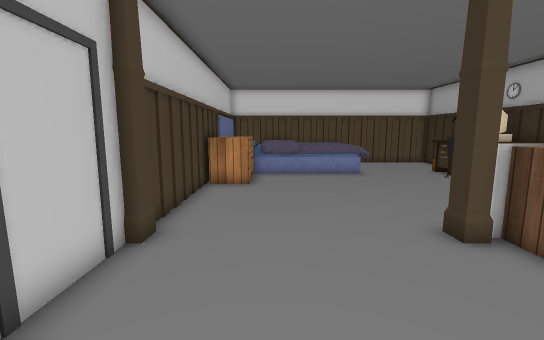
view 1 (above)

15 first-person views from a walk through a scene from a Unity 3-D project. The camera is 1.2 m above the floor, tilts 8° down and sees 90° across. The floor is counted in squares, 0.5 m on a side. Each view is taken from the middle of a square. On the plan, view 1 faces up. The plan holds only what a view shows up to about 18 squares ahead; the rest is blank. The player is left out. Some animated figures are not drawn. Some surface patterns are stand-ins.

view 2
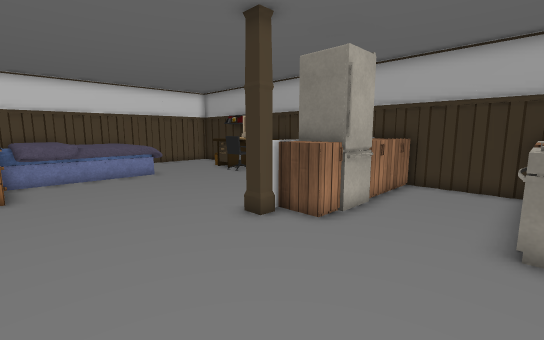

view 3
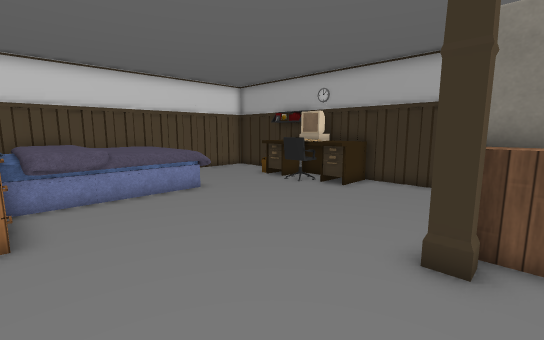

view 4
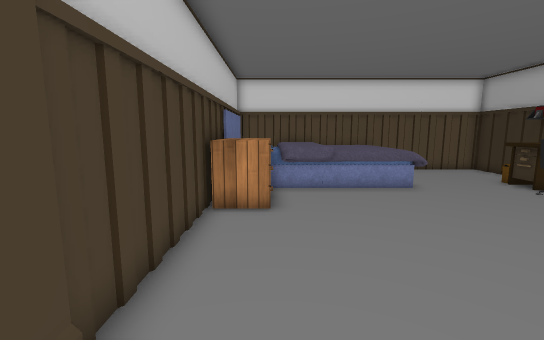

view 5
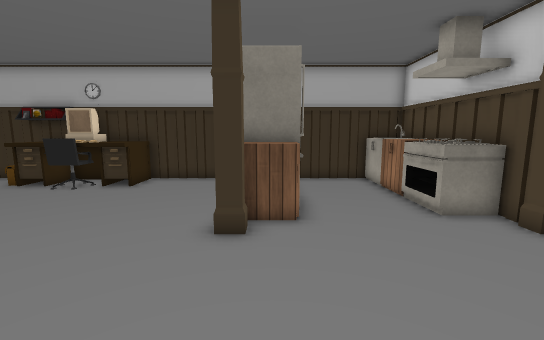

view 6
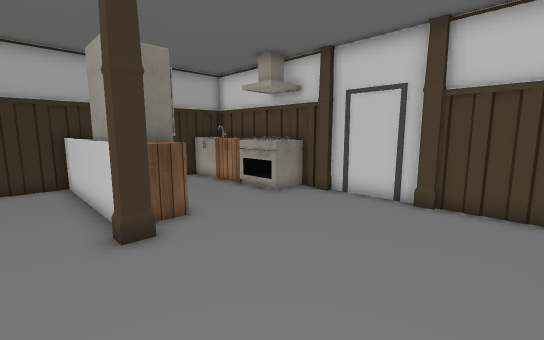

view 7
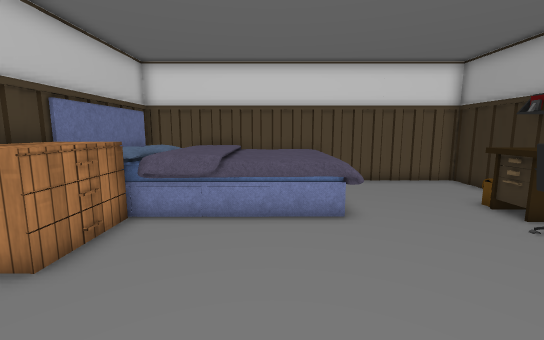

view 8
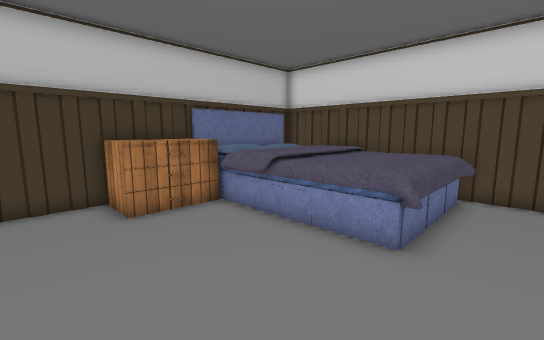

view 9
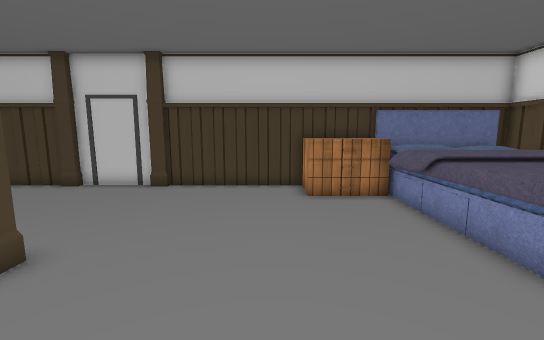

view 10
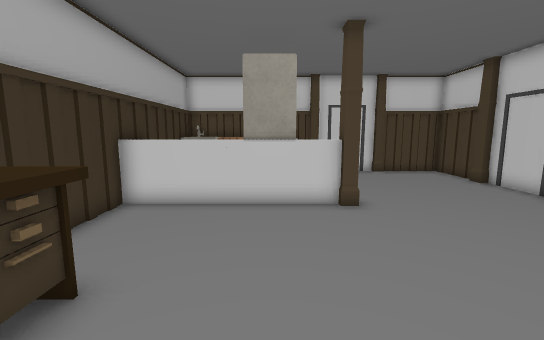

view 11
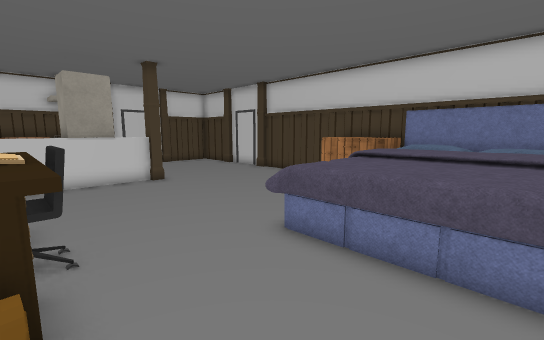

view 12
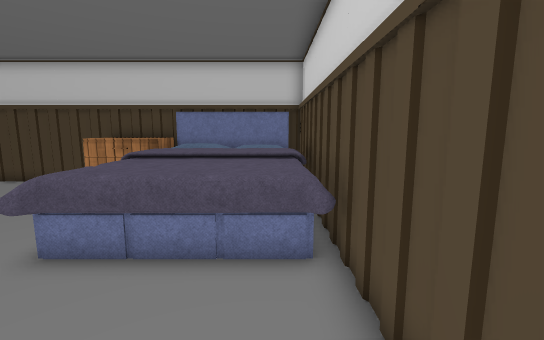

view 13
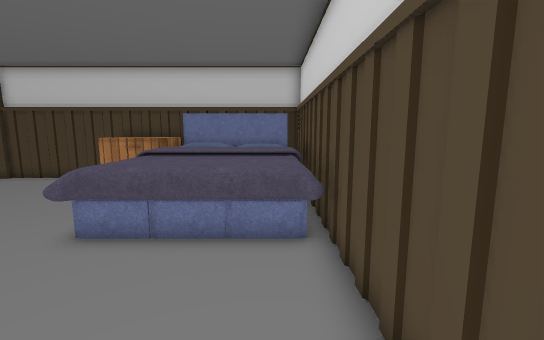

view 14
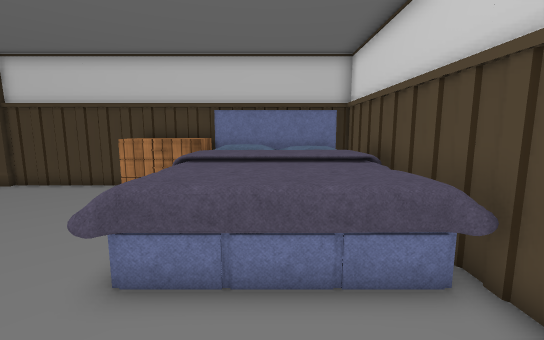

view 15
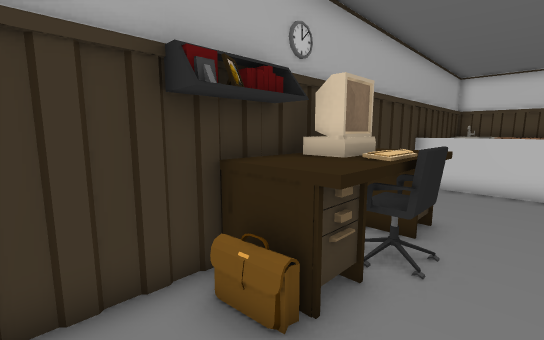

### Floor plan
Points are (right, up) in squares from view 1. A wall is a line through its corners. A room is listed if a view was taken in it or the views show most of it. See-through windows are left out.
Room 1 (views 1, 2, 3, 4, 5, 6, 7, 8, 9, 10, 11, 12, 13, 14, 15)
walls: (4.6, 6.1) (12.1, 6.1); (4.7, 5.7) (4.2, 5.7) (4.2, 6.3) (4.7, 6.3); (6, 5.9) (4.9, 5.9); (-2.9, 6.4) (-2.9, 5.7); (-3.1, 5.7) (-3.1, 2.3); (-3.1, 15.6) (-3.1, 6.2); (12, 16.4) (12, 21.2) (11.8, 21.4) (5.4, 21.4); (-2.9, 2.3) (-2.9, 1.6); (-3.1, 1.6) (-3.1, -1.6) (0.4, -1.6); (4, 21.4) (3.4, 21.4); (4.1, -1.4) (4.8, -1.4); (3, 21.4) (2.5, 21.4); (5, 21.4) (4.4, 21.4); (4.6, -1.6) (12, -1.6) (12, 15.6); (0.8, -1.6) (4.2, -1.6); (0.1, -1.4) (0.9, -1.4)
objects: other object (-3, 15) to (5, 21); other object (-2, 12) to (-1, 15); other object (5, 4) to (6, 5); other object (6, -1) to (7, 0); other object (7, 4) to (7, 5); other object (8, -1) to (8, 0); other object (8, 4) to (8, 5); other object (9, -1) to (9, 0); other object (9, 4) to (9, 5); other object (9, 13) to (10, 14); other object (10, -1) to (11, 0); other object (10, 4) to (10, 5); other object (10, 11) to (11, 13); other object (10, 15) to (10, 16); other object (11, 4) to (11, 5); other object (11, 13) to (11, 14); other object (11, 15) to (12, 17)

Where each view was taken, in squares from view 1:
view 1: 0 up, 0 right, facing up
view 2: 0 up, 1 left, facing up-right
view 3: 5 up, 1 left, facing up-right
view 4: 4 up, 1 left, facing up
view 5: 5 up, 2 left, facing right
view 6: 8 up, 2 left, facing down-right
view 7: 8 up, 3 right, facing up
view 8: 10 up, 7 right, facing up-left
view 9: 11 up, 9 right, facing left
view 10: 15 up, 7 right, facing down
view 11: 20 up, 10 right, facing down-left
view 12: 20 up, 10 right, facing left
view 13: 20 up, 11 right, facing left
view 14: 18 up, 9 right, facing left
view 15: 19 up, 8 right, facing down-right
